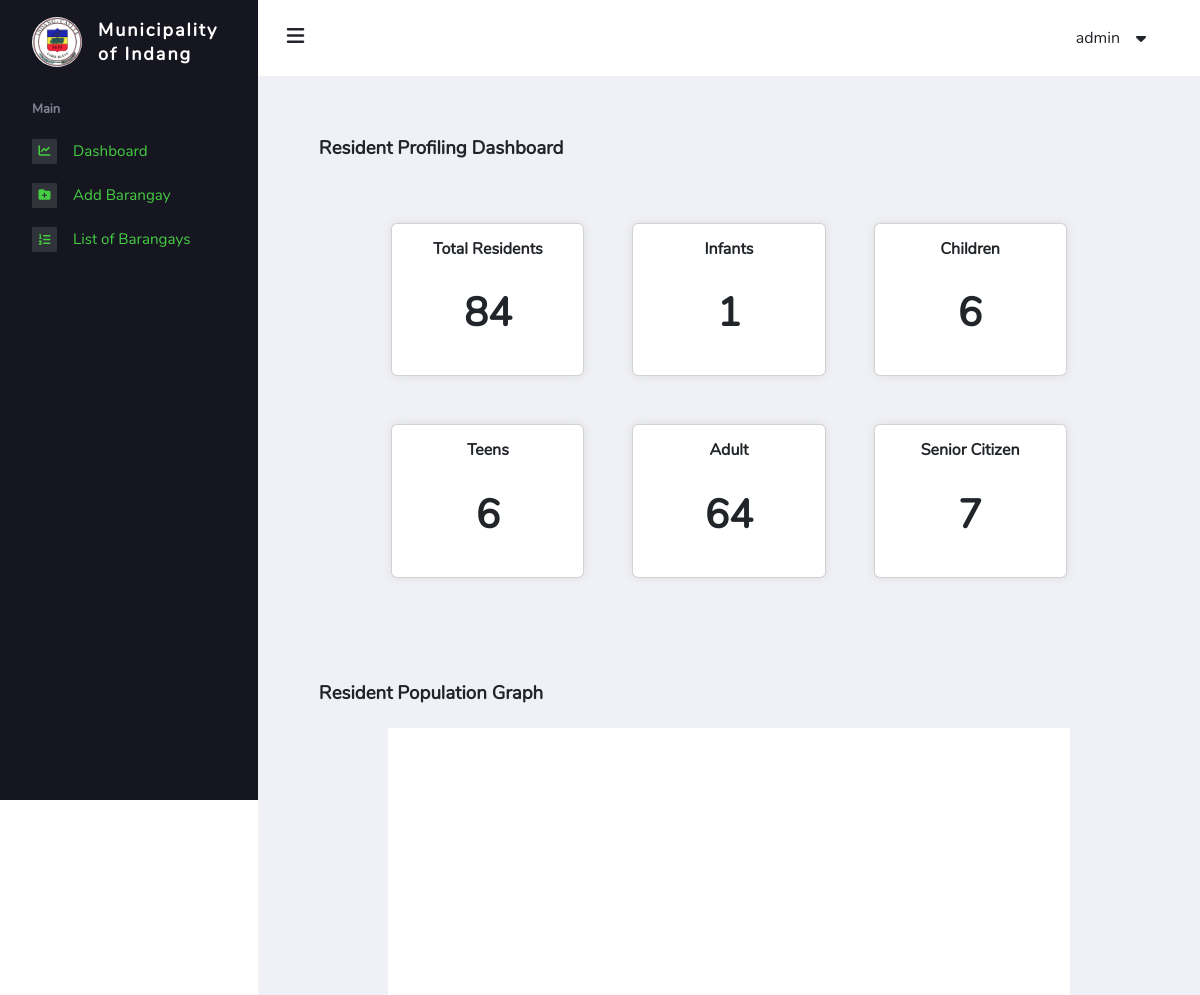
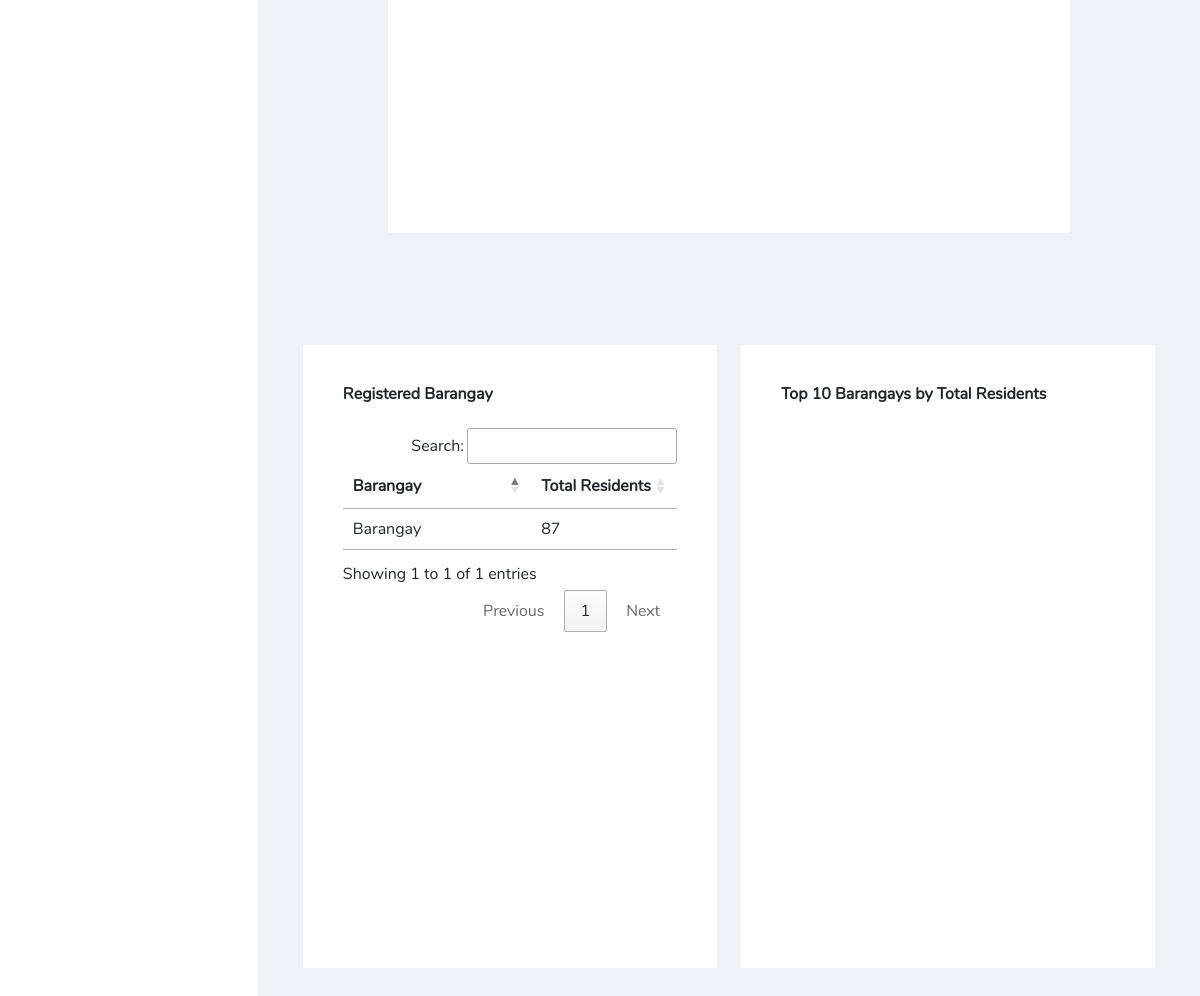
Before: /admin/index.php (signed in) with the older database file (2 pictures, top to bottom).
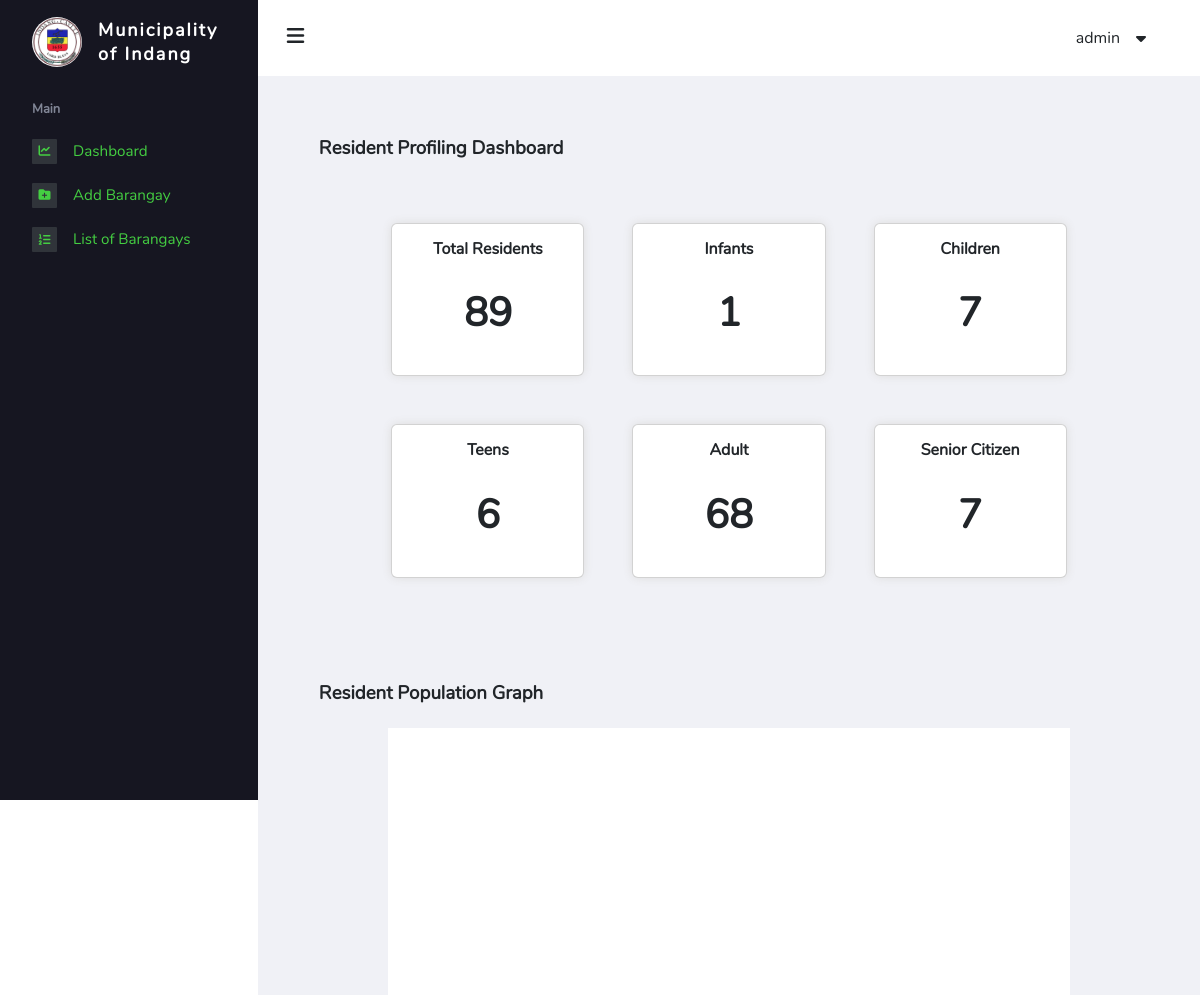
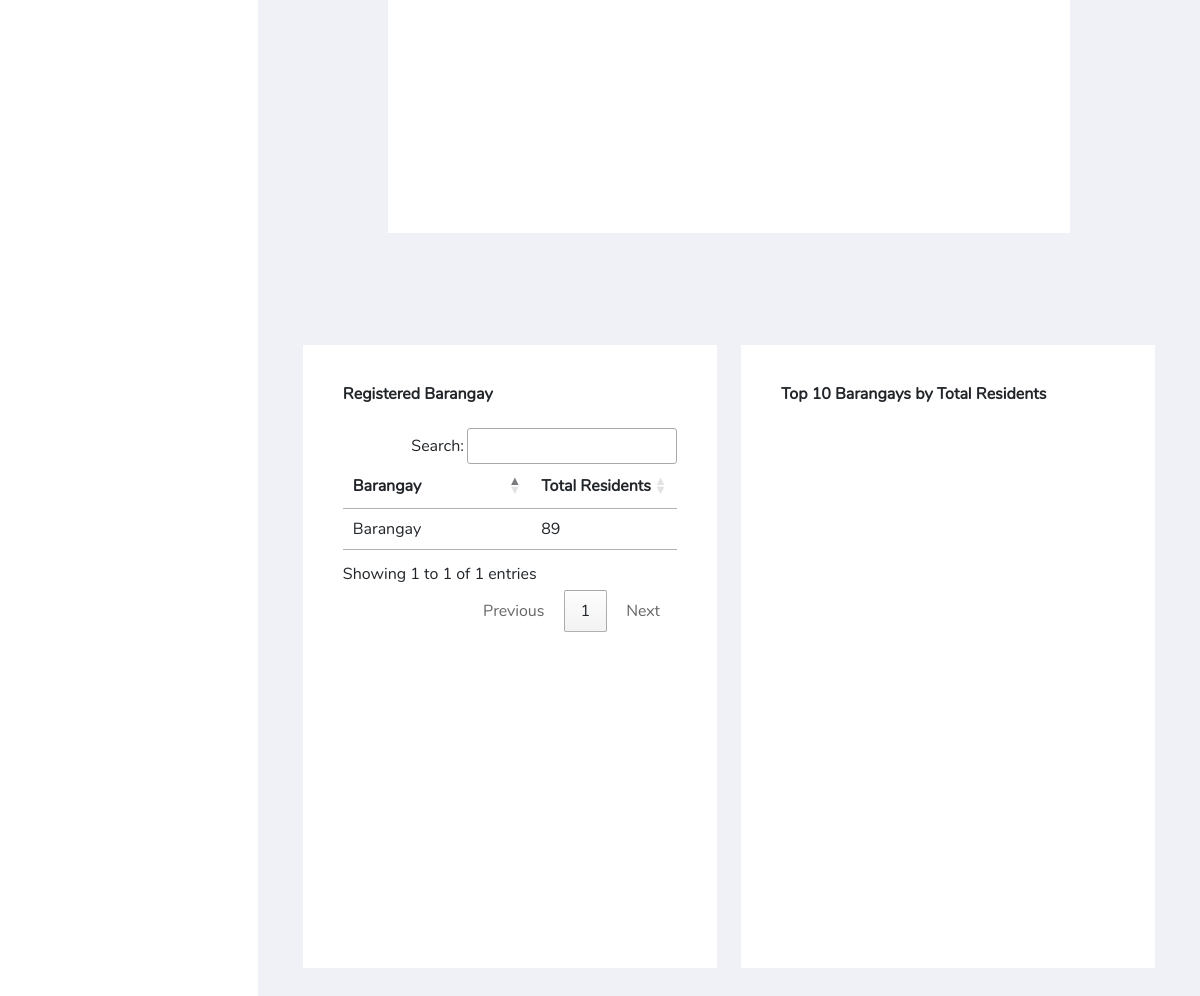
After: the same page with the newer database file (2 pictures, top to bottom).
### tables this page shows
CREATE TABLE `superadmin_config` (
  `municipality_id` int(11) NOT NULL,
  `municipality_name` varchar(255) NOT NULL,
  `municipality_link` varchar(255) NOT NULL,
  `municipality_logo` varchar(255) NOT NULL
);

CREATE TABLE `super_accounts` (
  `id` int(11) NOT NULL,
  `user_id` bigint(20) NOT NULL,
  `fullname` varchar(100) NOT NULL,
  `username` varchar(100) NOT NULL,
  `password` varchar(255) NOT NULL
);

CREATE TABLE `barangay` (
  `b_id` int(11) NOT NULL,
  `b_name` varchar(50) NOT NULL,
  `b_address` varchar(100) NOT NULL,
  `b_logo` varchar(100) NOT NULL,
  `b_link` varchar(100) NOT NULL,
  `is_active` tinyint(1) NOT NULL
);

### admin/includes/login-system.inc.php (called while the page is built, shortened)
<?php
function checkLogin($pdo)
{
    if (isset($_SESSION['user_id'])) {
        $id = $_SESSION['user_id'];
        $result = $pdo->query("SELECT * FROM super_accounts WHERE user_id = '$id' LIMIT 1");
        $result->execute();
        $numRows = $result->rowCount();
        if ($result && $numRows > 0) {
            $user_data = $result->fetch();
            return $user_data;
        }
    }
    die;
}

### admin/includes/session.inc.php (called while the page is built, shortened)
<?php
include 'includes/dbh.inc.php';
include 'includes/login-system.inc.php';
$user_data = checkLogin($pdo);

### admin/index.php (the view, shortened to what this page needs)
<?php
include 'includes/session.inc.php';
$query = "SELECT * FROM barangay";
$stmt = $pdo->query($query);
$barangays = $stmt->fetchAll(PDO::FETCH_ASSOC);
$total_residents = $pdo->query("SELECT COALESCE(COUNT(*), 0) FROM resident WHERE is_alive = 1")->fetchColumn();
$ages = $pdo->query("SELECT TIMESTAMPDIFF(YEAR, birthdate, CURDATE()) AS age FROM resident WHERE is_alive = 1")->fetchAll(PDO::FETCH_COLUMN);
$infant = count(array_filter($ages, function ($age) {
    return $age >= 0 && $age <= 1;
}));
$children = count(array_filter($ages, function ($age) {
    return $age >= 2 && $age <= 12;
}));
$teens = count(array_filter($ages, function ($age) {
    return $age >= 13 && $age <= 17;
}));
$adult = count(array_filter($ages, function ($age) {
    return $age >= 18 && $age <= 59;
}));
$senior = count(array_filter($ages, function ($age) {
    return $age >= 60;
}));
?>
<!DOCTYPE html>
<html lang="en">
<head>
    <link rel="stylesheet" href="https://cdnjs.cloudflare.com/ajax/libs/font-awesome/6.2.0/css/all.min.css" />
    <link href="https://cdn.jsdelivr.net/npm/bootstrap@5.3.0-alpha1/dist/css/bootstrap.min.css" rel="stylesheet">
    <link rel="stylesheet" href="https://cdn.datatables.net/1.13.4/css/jquery.dataTables.css" />
    <link rel="stylesheet" href="./assets/css/main.css" />
    <link rel="stylesheet" href="./assets/css/bs-overwrite.css" />
    <link rel="stylesheet" href="assets/css/dashboard.css" />
    <script src="https://cdn.tailwindcss.com"></script>
</head>
<body>
    <?php
    include 'partials/nav_sidebar.php';
    ?>
    <main class="main-content">
        <?php
        include 'partials/nav_header.php';
        ?>
        <div class="wrapper" style="margin-bottom: 10%;">
            <div class="page-header">
                <h3 class="page-title">Resident Profiling Dashboard</h3>
            </div>
            <div class="page-body">
                <div class="card-container">
                    <div class="cards">
                        <div class="card">
                            <h1 class="card-title">Total Residents</h1>
                            <p class="card-body"><?php echo $total_residents ?></p>
                        </div>
                        <div class="card">
                            <h1 class="card-title">Infants</h1>
                            <p class="card-body"><?php echo $infant ?></p>
                        </div>
                        <div class="card">
                            <h1 class="card-title">Children</h1>
                            <p class="card-body"><?php echo $children ?></p>
                        </div>
                    </div>
                    <div class="cards">
                        <div class="card">
                            <h1 class="card-title">Teens</h1>
                            <p class="card-body"><?php echo $teens ?></p>
                        </div>
                        <div class="card">
                            <h1 class="card-title">Adult</h1>
                            <p class="card-body"><?php echo $adult ?></p>
                        </div>
                        <div class="card">
                            <h1 class="card-title">Senior Citizen</h1>
                            <p class="card-body"><?php echo $senior ?></p>
                        </div>
                    </div>
                </div>
            </div>
            <div class="page-header">
                <h3 class="page-title">Resident Population Graph</h3>
            </div>
            <div class="chart-container">
                <div id="piechart"></div>
            </div>
            <div class="w-full md:flex gap-6 mt-28">
                <div class="w-full md:w-1/2 mb-3 bg-white p-10">
                    <h1 class="font-semibold mb-6">Registered Barangay</h1>
                    <table id="barangays-table" class="row-border hover">
                        <thead>
                            <tr>
                                <th class="w-full">Barangay</th>
                                <th class="whitespace-nowrap">Total Residents</th>
                            </tr>
                        </thead>
                        <tbody>
                            <?php foreach ($barangays as $barangay) : ?>
                                <?php
                                $barangayId = $barangay['b_id'];
                                $query = "SELECT COUNT(*) as total_residents FROM resident WHERE barangay_id = :barangay_id";
                                $stmt = $pdo->prepare($query);
                                $stmt->bindParam(':barangay_id', $barangayId, PDO::PARAM_INT);
                                $stmt->execute();
                                $result = $stmt->fetch(PDO::FETCH_ASSOC);
                                ?>
                                <tr>
                                    <td class="w-full"><?php echo $barangay['b_name'] ?></td>
                                    <td class="whitespace-nowrap"><?php echo $result['total_residents'] ?></td>
                                </tr>
                            <?php endforeach ?>
                        </tbody>
                    </table>
                </div>
                <div class="w-full md:w-1/2 mb-3 bg-white p-10">
                    <h1 class="font-semibold mb-6">Top 10 Barangays by Total Residents</h1>
                    <div id="columnChart" style="height: 500px;"></div>
                </div>
            </div>
    </main>
</body>
</html>

### admin/partials/nav_sidebar.php
<nav class="sidebar">
    <div class="sidebar__logo">
        <?php $municipality = $pdo->query("SELECT * FROM superadmin_config")->fetch(); ?>
        <div class="logo-img">
            <img src="./assets/images/<?php echo $municipality['municipality_logo'] ?>" alt="Logo of Indang" width="50px" />
        </div>
        <h1 class="barangay-name">Municipality of <?php echo $municipality['municipality_name'] ?></h1>
    </div>
    <ul class="sidebar__links">
        <li>
            <p>Main</p>
        </li>
        <li>
            <a href="index.php">
                <span class="sidebar__links-icon"><i class="fa-sharp fa-solid fa-chart-line"></i></span>
                <span class="sidebar__links-text">Dashboard</span>
            </a>
        </li>
        <li>
            <a href="barangay-add.php">
                <span class="sidebar__links-icon"><i class="fa-solid fa-folder-plus"></i></span>
                <span class="sidebar__links-text">Add Barangay</span>
            </a>
        </li>
        <li>
            <a href="barangay.php">
                <span class="sidebar__links-icon"><i class="fa-solid fa-list-ol"></i></span>
                <span class="sidebar__links-text">List of Barangays</span>
            </a>
        </li>
    </ul>
</nav>

### admin/partials/nav_header.php (shortened to what this page needs)
<header>
    <div class="burger-menu">
        <i class="fa-solid fa-bars"></i>
    </div>
    <div class="admin">
        <div class="admin__name"><?php echo $user_data['fullname']; ?>
        </div>
    </div>
</header>

### admin/assets/css/bs-overwrite.css (style rules this page uses)
.barangay-name { margin: 0; font-weight: bold; letter-spacing: 2px; line-height: normal; }
.page-title { font-size: 1.17em; font-weight: bold; }
.logo-img { padding-top: 0 !important; }
.logo-img img { max-width: 50px; }
p { margin: 0; }
ol, ul { padding-left: 0; }

### admin/assets/css/dashboard.css (style rules this page uses)
.page-body { background: none !important; }
.card-container { color: var(--primary-clr); }
.cards { display: flex; flex-wrap: wrap; justify-content: center; gap: 3rem; margin-bottom: 3rem; }
.card { background: var(--white); text-align: center; width: 25%; padding: 1rem; box-shadow: 0 0 10px #ddd; }
.card-title { font-weight: bold; font-size: 1rem; }
.card-body { font-size: 2.5rem; font-weight: 900; }
.chart-container { width: 80%; background: white; margin: auto; }
#piechart { width: 100%; min-height: 500px; margin: auto; }

### admin/assets/css/_root.css (style rules this page uses)
:root { --primary-clr: #001754; --secondary-clr: #818696; --white: #fff; --black: #000; --blue: #0062FF; --lightblue: #91bbff; --green-dark: #03A10A; --green-light: #44CE42; --background-clr: #f0f1f6; --background-sidebar: #161621; --fw-n: 300; --fw-m: 600; --fw-l: 800; --fs-2: 5rem; --fs-3: 2rem; --fs-p: 1rem; }
* { margin: 0; padding: 0; box-sizing: border-box; font-family: "nunito-regular", sans-serif; }
li, a { list-style-type: none; text-decoration: none; }
.wrapper { width: 100%; padding: 2.8rem 2.8rem 0 2.8rem; }

### admin/assets/css/_header.css (style rules this page uses)
.main-content { margin-left: 258px; background-color: var(--background-clr); padding-bottom: 5%; min-height: 100vh; }
header { background-color: var(--white); height: calc(60px + 1rem); display: flex; justify-content: space-between; align-items: center; padding: 0 5rem 0 1.8rem; }
.burger-menu i { font-size: 20px; }
.admin__name { position: relative; cursor: pointer; }
.admin__name::after { position: absolute; content: "\f0d7"; padding-left: 1rem; top: 50%; transform: translateY(-50%); font-family: "Font Awesome 5 Free"; font-weight: 900; }

### admin/assets/css/_add-brgy.css (style rules this page uses)
.page-body { position: relative; }

### admin/assets/css/_resident-profiling.css (style rules this page uses)
.page-header { margin: 1rem 1rem 1.5rem 1rem; }
.page-body { padding: 2.5rem; background: var(--white); }

### admin/assets/css/_sidebar.css (style rules this page uses)
nav { background-color: var(--background-sidebar); display: flex; flex-direction: column; align-items: center; height: 100vh; width: 258px; padding: .5rem 0; position: fixed; top: 0; left: 0; transition: all 400ms ease; overflow: hidden; z-index: 9999; font-family: 'nunito-medium', sans-serif; }
.sidebar__logo { min-height: 60px; display: flex; align-items: center; gap: 1rem; padding: .5rem 2rem 0 2rem; }
.sidebar__logo .logo-img { padding-top: 5px; }
.barangay-name { color: var(--white); font-size: 18px; letter-spacing: 2px; }
.sidebar__logo img { border-radius: 50%; }
.sidebar__links { padding: 2rem 0 0 2rem; display: flex; flex-direction: column; gap: 1.2rem; width: 100%; z-index: 1000; }
.sidebar__links li:nth-child(1) { color: var(--secondary-clr); font-size: 0.8125rem; font-weight: var(--fw-l); }
.sidebar__links li a { display: flex; width: 100%; gap: 1rem; align-items: center; background-color: var(--background-sidebar); color: var(--green-light); transition: color 200ms ease-in; font-size: .95rem; }
.sidebar__links-icon { background-color: #30343a; border-radius: 1px; font-size: 12px; width: 25px; height: 25px; display: flex; align-items: center; justify-content: center; }
.sidebar__links-icon { color: var(--green-light); }
.burger-menu, .burger-menu2 { cursor: pointer; z-index: 1; }
.main-content { transition: margin-left 400ms ease; }

Changed rows visible on the page:
changed barangay "Barangay": total_residents "87" → "89"
Other visible differences:
$total_residents: "84" → "89"
$children: "6" → "7"
$adult: "64" → "68"
